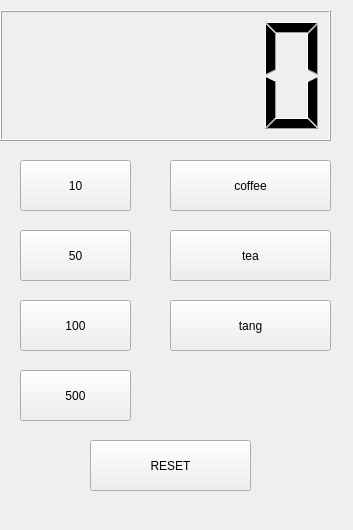
<?xml version="1.0" encoding="UTF-8"?>
<ui version="4.0">
 <class>Widget</class>
 <widget class="QWidget" name="Widget">
  <property name="geometry">
   <rect>
    <x>0</x>
    <y>0</y>
    <width>353</width>
    <height>530</height>
   </rect>
  </property>
  <property name="windowTitle">
   <string>Widget</string>
  </property>
  <widget class="QLCDNumber" name="lcdNumber">
   <property name="geometry">
    <rect>
     <x>0</x>
     <y>10</y>
     <width>331</width>
     <height>131</height>
    </rect>
   </property>
  </widget>
  <widget class="QPushButton" name="pbCoin10">
   <property name="geometry">
    <rect>
     <x>20</x>
     <y>160</y>
     <width>111</width>
     <height>51</height>
    </rect>
   </property>
   <property name="text">
    <string>10</string>
   </property>
  </widget>
  <widget class="QPushButton" name="pbCoin50">
   <property name="geometry">
    <rect>
     <x>20</x>
     <y>230</y>
     <width>111</width>
     <height>51</height>
    </rect>
   </property>
   <property name="text">
    <string>50</string>
   </property>
  </widget>
  <widget class="QPushButton" name="pbCoin100">
   <property name="geometry">
    <rect>
     <x>20</x>
     <y>300</y>
     <width>111</width>
     <height>51</height>
    </rect>
   </property>
   <property name="text">
    <string>100</string>
   </property>
  </widget>
  <widget class="QPushButton" name="pbCoin500">
   <property name="geometry">
    <rect>
     <x>20</x>
     <y>370</y>
     <width>111</width>
     <height>51</height>
    </rect>
   </property>
   <property name="text">
    <string>500</string>
   </property>
  </widget>
  <widget class="QPushButton" name="pbCoffee">
   <property name="geometry">
    <rect>
     <x>170</x>
     <y>160</y>
     <width>161</width>
     <height>51</height>
    </rect>
   </property>
   <property name="text">
    <string>coffee</string>
   </property>
  </widget>
  <widget class="QPushButton" name="pbTea">
   <property name="geometry">
    <rect>
     <x>170</x>
     <y>230</y>
     <width>161</width>
     <height>51</height>
    </rect>
   </property>
   <property name="text">
    <string>tea</string>
   </property>
  </widget>
  <widget class="QPushButton" name="pbTang">
   <property name="geometry">
    <rect>
     <x>170</x>
     <y>300</y>
     <width>161</width>
     <height>51</height>
    </rect>
   </property>
   <property name="text">
    <string>tang</string>
   </property>
  </widget>
  <widget class="QPushButton" name="pbReset">
   <property name="geometry">
    <rect>
     <x>90</x>
     <y>440</y>
     <width>161</width>
     <height>51</height>
    </rect>
   </property>
   <property name="text">
    <string>RESET</string>
   </property>
  </widget>
 </widget>
 <resources/>
 <connections/>
</ui>
